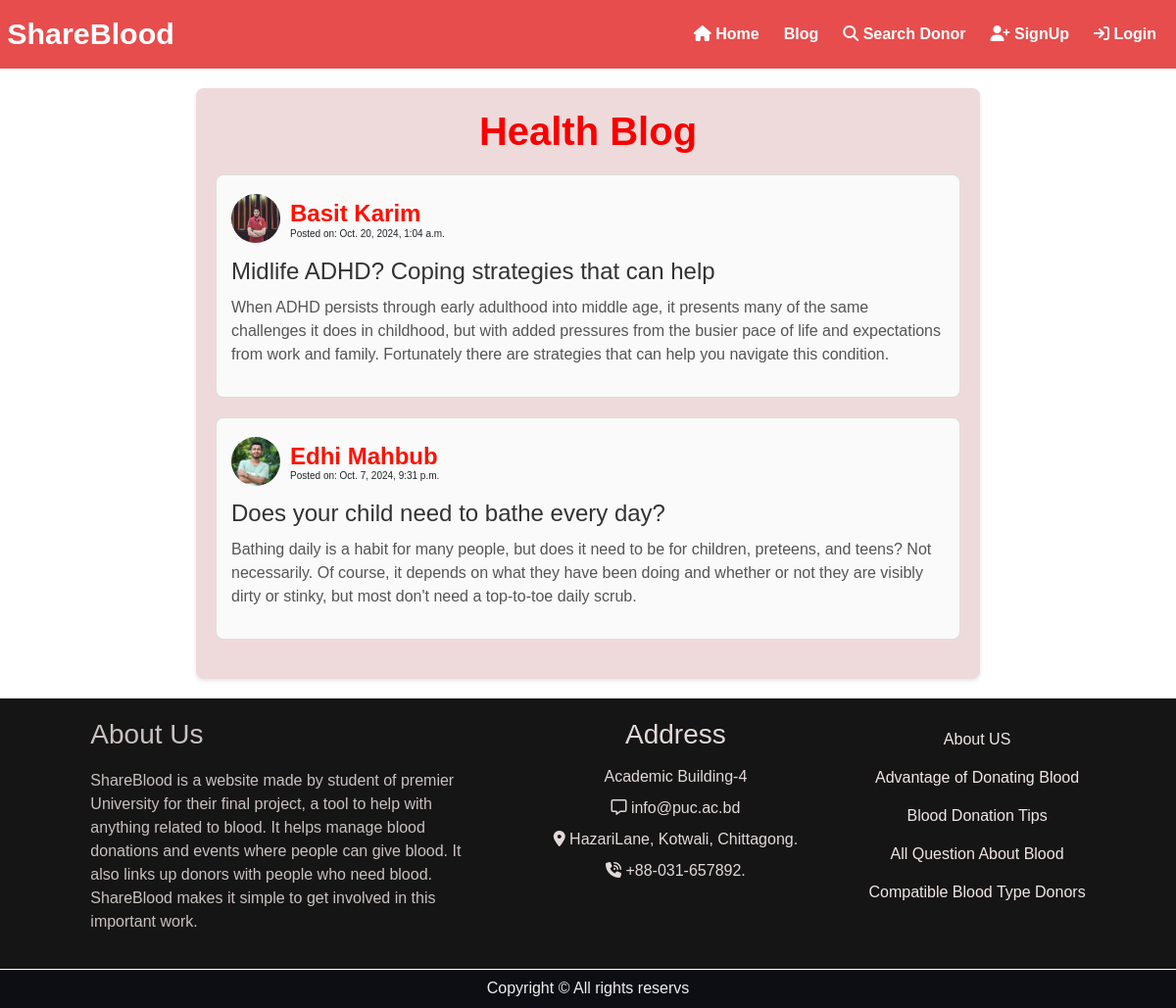
Before: /blogapost with the older database file.
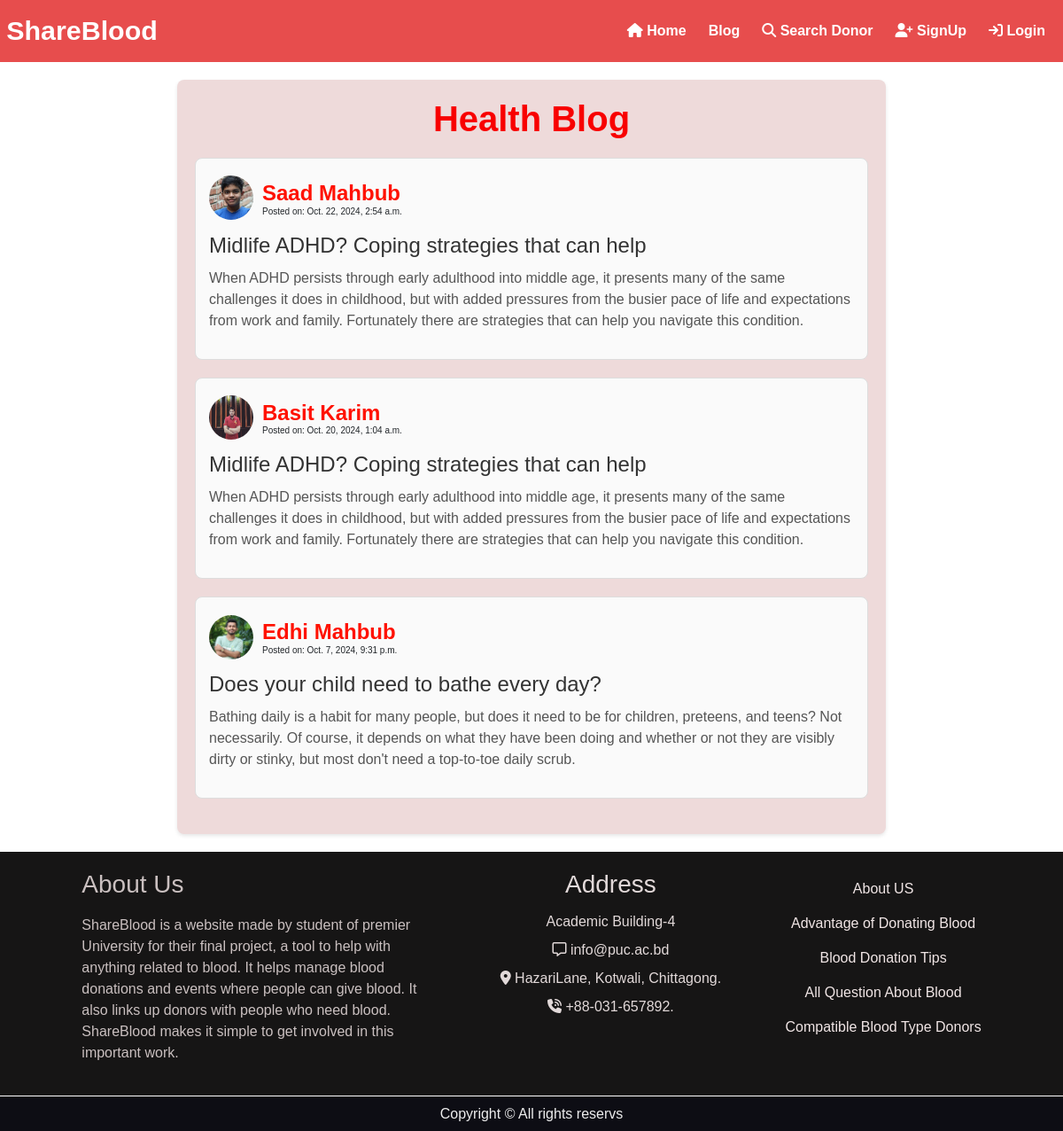
After: the same page with the newer database file.
### bloodology/models.py (models this page shows, shortened)
class BlogPost(models.Model):
        user_profile = models.ForeignKey(UserProfile, on_delete=models.CASCADE)
        title = models.CharField(max_length=200)
        content = models.TextField()
        blogPostTime = models.DateTimeField(auto_now_add=True)

class UserProfile(models.Model):
        user = models.OneToOneField(User, on_delete=models.CASCADE)
        name = models.CharField(max_length=150)
        blood_group = models.CharField(max_length=5)
        phone_number = models.CharField(max_length=15)
        address = models.CharField(max_length=250)
        profile_img = models.ImageField(upload_to='Images')
        otp = models.CharField(max_length=6, blank=True, null=True)  # Store OTP
        otp_expiration = models.DateTimeField(blank=True, null=True)  # Expiration time for OTP

### bloodology/views.py (the view)
# urls.py: path('blogapost', views.blog_post, name='blogapost'),
def blog_post(request):
    blog_posts = BlogPost.objects.all().select_related('user_profile').order_by('-blogPostTime')
    return render(request, 'bloodology/blog_list.html', {'blog_posts': blog_posts})

### bloodology/templates/bloodology/blog_list.html
{% extends 'bloodology/base.html' %}
{% load static %}
{% block content %}
<div class="blogcontainer">
    <h1>Health Blog</h1>
    {% for post in blog_posts %}
        <div class="blog-post">
            <div class="bloguser-info">
                <img src="{{ post.user_profile.profile_img.url }}" alt="User Name" class="blogprofile-pic">
                <div class="bloguser-details">
                    <h4>{{ post.user_profile.name }}</h4>
                    <h6>Posted on: {{ post.blogPostTime }}</h6>
                </div>
            </div>
            <h2 class="blog-title">{{ post.title }}</h2>
            <p class="blog-description">
                {{ post.content }}
            </p>
        </div>
    {% endfor %}
</div>
{% endblock content %}

Changed rows visible on the page:
added BlogPost: user_profile.profile_img (picture), user_profile.name "Saad Mahbub", blogPostTime "Oct. 22, 2024, 2:54 a.m.", title "Midlife ADHD? Coping strategies that can help", content "When ADHD persists through early adulthood into middle age, it presents many of the same challenges it does in childhood, but with added pressures from the busier pace of life and expectations from work and family. Fortunately there are strategies that can help you navigate this condition."
